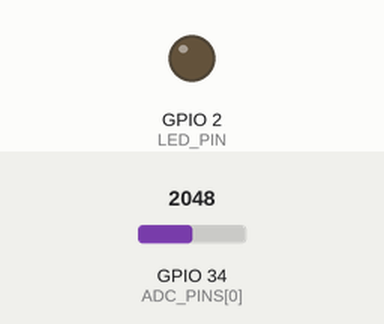
A sketch run on a simulated ESP32. Shown: output pins drawn as LEDs (lit = HIGH). The inputs (shaded band) are chosen by the test bench; at power-on: GPIO 34 (ADC_PINS[0]) = 2048. WiFi joins after 1.5 s; servers stay silent unless stated; what the sketch prints to the serial monitor is not drawn.

Above: at 0.3 s.
At 1.6 s:
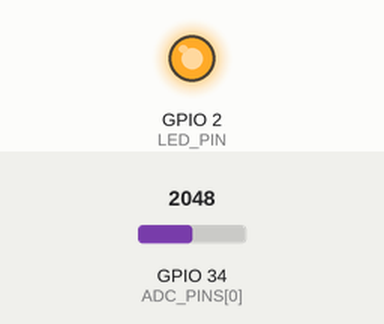
Timing chart, 0 to 3.1 s (numbered marks = the images above):
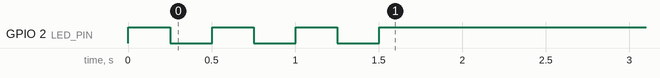

The sketch:

emgstage4wifi.ino
```cpp
#include <Arduino.h>
#include <WiFi.h>
#include <WiFiUdp.h>
#include <math.h>


const char* WIFI_SSID = "YOUR_HOTSPOT_NAME";
const char* WIFI_PASS = "YOUR_HOTSPOT_PASSWORD";


const uint16_t UDP_PORT = 5005;
const int   NUM_CH            = 1;
const int   ADC_PINS[NUM_CH]  = {34};
const float FS                = 2000.0f;
const uint32_t PERIOD_US      = 500;
const int   SAMPLES_PER_PACKET = 50;
const int   LED_PIN           = 2;

const float HP_HZ = 20.0f, NOTCH_HZ = 50.0f, LP_HZ = 450.0f;


struct Biquad {
  float b0 = 1, b1 = 0, b2 = 0, a1 = 0, a2 = 0, z1 = 0, z2 = 0;
  float process(float x) {
    float y = b0 * x + z1;
    z1 = b1 * x - a1 * y + z2;
    z2 = b2 * x - a2 * y;
    return y;
  }
};
enum FilterType { LOWPASS, HIGHPASS, NOTCH };

Biquad makeFilter(FilterType type, float f0, float Q) {
  float w0 = 2.0f * PI * f0 / FS, c = cosf(w0), s = sinf(w0), alpha = s / (2.0f * Q);
  float b0, b1, b2;
  switch (type) {
    case LOWPASS:  b0 = (1 - c) / 2; b1 = 1 - c;    b2 = (1 - c) / 2; break;
    case HIGHPASS: b0 = (1 + c) / 2; b1 = -(1 + c); b2 = (1 + c) / 2; break;
    default:       b0 = 1;           b1 = -2 * c;   b2 = 1;           break;
  }
  float a0 = 1 + alpha;
  Biquad f;
  f.b0 = b0 / a0; f.b1 = b1 / a0; f.b2 = b2 / a0;
  f.a1 = (-2 * c) / a0; f.a2 = (1 - alpha) / a0;
  return f;
}

struct Channel { Biquad hp, notch, lp; };
Channel ch[NUM_CH];

float filterSample(int i, float raw) {
  float y = ch[i].hp.process(raw);
  y = ch[i].notch.process(y);
  return ch[i].lp.process(y);
}


struct __attribute__((packed)) Packet {
  char     magic[2];
  uint8_t  numCh;
  uint8_t  count;
  uint32_t seq;
  int16_t  data[SAMPLES_PER_PACKET * NUM_CH];
};

QueueHandle_t pktQueue;
WiFiUDP udp;
IPAddress target;
bool haveTarget = false;

IPAddress broadcastIP() {
  IPAddress ip = WiFi.localIP(), mask = WiFi.subnetMask(), b;
  for (int i = 0; i < 4; i++) b[i] = ip[i] | (uint8_t)~mask[i];
  return b;
}


void senderTask(void*) {
  Packet p;
  for (;;) {
    if (xQueueReceive(pktQueue, &p, pdMS_TO_TICKS(100)) == pdTRUE &&
        WiFi.status() == WL_CONNECTED) {

      udp.beginPacket(haveTarget ? target : broadcastIP(), UDP_PORT);
      udp.write((const uint8_t*)&p, sizeof(p));
      udp.endPacket();
    }
    int n = udp.parsePacket();
    if (n > 0) {
      char buf[16];
      udp.read(buf, sizeof(buf));
      target = udp.remoteIP();
      haveTarget = true;
    }
    digitalWrite(LED_PIN, WiFi.status() == WL_CONNECTED ? HIGH : LOW);
  }
}

void setup() {
  Serial.begin(115200);
  pinMode(LED_PIN, OUTPUT);
  for (int i = 0; i < NUM_CH; i++) {
    pinMode(ADC_PINS[i], INPUT);
    ch[i].hp    = makeFilter(HIGHPASS, HP_HZ, 0.7071f);
    ch[i].notch = makeFilter(NOTCH, NOTCH_HZ, 30.0f);
    ch[i].lp    = makeFilter(LOWPASS, LP_HZ, 0.7071f);

    float raw = (float)analogReadMilliVolts(ADC_PINS[i]);
    for (int k = 0; k < 4000; k++) filterSample(i, raw);
  }

  WiFi.mode(WIFI_STA);
  WiFi.setSleep(false);
  WiFi.begin(WIFI_SSID, WIFI_PASS);
  Serial.print("Connecting to Wi-Fi");
  while (WiFi.status() != WL_CONNECTED) {
    digitalWrite(LED_PIN, !digitalRead(LED_PIN));
    delay(250);
    Serial.print(".");
  }
  digitalWrite(LED_PIN, HIGH);
  Serial.printf("\nConnected. ESP32 IP: %s\n", WiFi.localIP().toString().c_str());

  udp.begin(UDP_PORT);
  pktQueue = xQueueCreate(16, sizeof(Packet));
  xTaskCreatePinnedToCore(senderTask, "sender", 4096, NULL, 2, NULL, 0);
}

void loop() {
  static uint32_t next = micros();
  static Packet pkt;
  static int idx = 0;
  static uint32_t seq = 0;

  int32_t wait = (int32_t)(micros() - next);
  if (wait < 0) return;
  if (wait > (int32_t)(20 * PERIOD_US)) next = micros();
  next += PERIOD_US;

  for (int i = 0; i < NUM_CH; i++) {
    float y = filterSample(i, (float)analogReadMilliVolts(ADC_PINS[i]));
    long v = lroundf(y * 10.0f);
    if (v > 32767) v = 32767;
    if (v < -32768) v = -32768;
    pkt.data[idx * NUM_CH + i] = (int16_t)v;
  }

  if (++idx == SAMPLES_PER_PACKET) {
    pkt.magic[0] = 'E'; pkt.magic[1] = 'M';
    pkt.numCh = NUM_CH;
    pkt.count = SAMPLES_PER_PACKET;
    pkt.seq = seq++;
    xQueueSend(pktQueue, &pkt, 0);
    idx = 0;
  }
}
```
